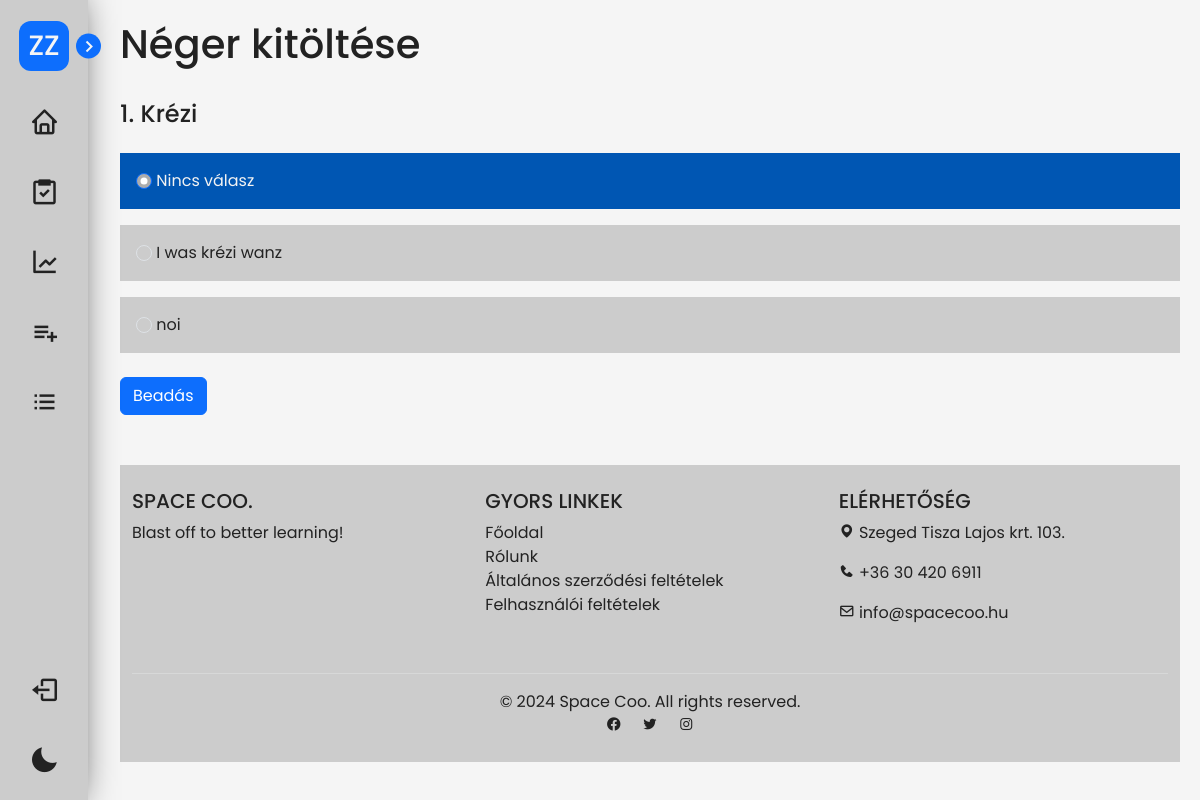
The page /test.php?id=33 (signed in) on the database its author committed.
### tables this page shows
CREATE TABLE `tests` (
  `tid` int(11) NOT NULL,
  `t_name` varchar(255) NOT NULL,
  `date` date NOT NULL,
  `min_score` int(11) DEFAULT NULL,
  `owner` varchar(255) DEFAULT NULL
);

CREATE TABLE `questions` (
  `q_id` int(11) NOT NULL,
  `q_body` text NOT NULL,
  `correct_answer` varchar(255) NOT NULL
);

CREATE TABLE `wrong_answers` (
  `w_id` int(11) NOT NULL,
  `wrong_answer` varchar(255) NOT NULL
);

### classes/class.controller.test.php (called while the page is built, shortened)
<?php
class TestController extends Test {
  public static function constructDefault() {
    $instance = new self(null, null, null);
    return $instance;
  }
}

### classes/class.dbh.php (called while the page is built)
<?php
class Dbh {
    protected function connect() {
        try {
            $username = "root";
            $password = "";
            $dbh = new PDO("mysql:host=localhost;dbname=spacecoo", $username, $password);
            return $dbh;
        } catch (PDOException $e) {
            print "Error: " . $e->getMessage() . "<br/>";
            die();
        }
    }
}

### classes/class.test.php (called while the page is built, shortened)
<?php
class Test extends Dbh {
  public function getTestById($testId) {
    $stmt = $this->connect()->prepare('SELECT * FROM tests WHERE tid = ?');
    if (!$stmt->execute(array($testId))) {
      $stmt = NULL;
      header('location: ../index.php?error=stmtfailed');
      exit();
    }
    $result = $stmt->fetchAll(PDO::FETCH_ASSOC);
    return $result[0];
  }
}

### classes/class.controller.questions.php (called while the page is built, shortened)
<?php
class QuestionsController extends Questions {
  private $testId;
  public static function constructWithTestIdOnly($testId) {
    $instance = new self(null, null, null, $testId);
    return $instance;
  }
  public function __construct($questionBody, $correctAnswer, $wrongAnswers, $testId) {
    $this->testId = $testId;
  }
  public function getAllQuestionsByTestId() {
    $questions = $this->getQuestions($this->testId);
    $questionsAssoc = [];
    foreach ($questions as $row) {
      if (!isset($questionsAssoc[$row['q_id']])) {
          $questionsAssoc[$row['q_id']] = [
              'q_body' => $row['q_body'],
              'correct_answer' => $row['correct_answer'],
              'wrong_answers' => []
          ];
      }
      if (!empty($row['wrong_answer'])) {
          $questionsAssoc[$row['q_id']]['wrong_answers'][] = $row['wrong_answer'];
      }
    }
    return $questionsAssoc;
  }
}

### classes/class.questions.php (called while the page is built, shortened)
<?php
class Questions extends Dbh {
  protected function getQuestions($testId) {
    try {
      $sql = "
      SELECT
          q.q_id,
          q.q_body,
          q.correct_answer,
          wa.wrong_answer
      FROM
          tests t
      JOIN
          test_questions tq ON t.tid = tq.tid
      JOIN
          questions q ON tq.q_id = q.q_id
      LEFT JOIN
          question_wrong_answers qwa ON q.q_id = qwa.q_id
      LEFT JOIN
          wrong_answers wa ON qwa.w_id = wa.w_id
      WHERE
          t.tid = ?
      ";
      $conn = $this->connect();
      $conn->setAttribute(PDO::ATTR_ERRMODE, PDO::ERRMODE_EXCEPTION);
      $stmt = $conn->prepare($sql);
      $stmt->execute(array($testId));
      $results = $stmt->fetchAll(PDO::FETCH_ASSOC);
      return $results;
    } catch (Exception $e) {
      echo $e;
    }
  }
}

### test.php (the view, shortened to what this page needs)
<?php
include("classes/class.dbh.php");
include("classes/class.test.php");
include("classes/class.controller.test.php");
include("classes/class.questions.php");
include("classes/class.controller.questions.php");
$testController = TestController::constructDefault();
$test = $testController->getTestById($_GET["id"]);
$questionsController = QuestionsController::constructWithTestIdOnly($_GET["id"]);
$questions = $questionsController->getAllQuestionsByTestId();
$questionCounter = 1;
include("includes/header.php");
?>
<link rel="stylesheet" href="css/test.css">
<h1><?php echo $test["t_name"]?> kitöltése</h1>
<form action="includes/include.test_submission.php" method="post">
<?php
  foreach ($questions as $q_id => $question) {
    $answers = [$question["correct_answer"]];
    if (count($question['wrong_answers']) > 0) {
      foreach ($question['wrong_answers'] as $wrong_answer) {
        array_push($answers, $wrong_answer);
      }
    }
    shuffle($answers);
    ?>
    <h4><?php echo $questionCounter . ". " . $question["q_body"]; $questionCounter++; ?></h4>
        <div class="row">
          <div class="col">
            <label class="form-check-label test-question-label" for="question_<?php echo $q_id ?> answer_default">
              <input type="radio" class="form-check-input" name="question_<?php echo $q_id ?>" id="question_<?php echo $q_id ?> answer_default" value="" required checked>
              Nincs válasz
            </label>
          </div>
        </div>
      <?php for ($i = 0; $i < count($answers); $i++) { ?>
        <div class="row">
          <div class="col">
            <label class="form-check-label test-question-label" for="question_<?php echo $q_id ?> answer_<?php echo $i ?>">
              <input type="radio" class="form-check-input" name="question_<?php echo $q_id ?>" id="question_<?php echo $q_id ?> answer_<?php echo $i ?>" value="<?php echo htmlspecialchars($answers[$i]); ?>" required>
              <?php echo $answers[$i] ?>
            </label>
          </div>
        </div>
      <?php } ?>
  <?php }
  ?>
  <input type="submit" class="mt-4 btn btn-primary" value="Beadás" name="submit_test">
</form>
<?php include("includes/footer.php"); ?>

### css/footer.css (style rules this page uses)
:root { --background-color: #f5f5f5; --text-color: #222222; --primary-accent: #0d6efd; --secondary-accent: #cccccc; --border-color: #e0e0e0; --highlight-color: #0056b3; }

### css/index.css (style rules this page uses)
:root { --background-color: #f5f5f5; --text-color: #222222; --primary-accent: #0d6efd; --secondary-accent: #cccccc; --border-color: #e0e0e0; --highlight-color: #0056b3; --correct-color: green; --incorrect-color: red; }
* { padding: 0; margin: 0; box-sizing: border-box; text-decoration: none; font-family: Poppins, sans-serif; color: var(--text-color); }
body { background-color: var(--background-color); padding: 20px; padding-left: 120px; transition: all 0.2s ease-in-out; }
h1 { color: var(--text-color); }

### css/test.css (style rules this page uses)
.test-question-label { background-color: var(--secondary-accent); padding: 1rem; width: 100%; margin-top: 1rem; cursor: pointer; transition: all 0.1s ease-in-out; }
label.test-question-label:has(input[type="radio"]:checked) { background-color: var(--highlight-color); color: #f3f3f3; transition: all 0.1s ease-in-out; }
.form-check-input { background-color: var(--secondary-accent); }
.form-check-input:checked { background-color: #acacac; }
h4 { margin-top: 2rem; }

### rows shown on the page
tests: t_name "Néger"
questions: q_body "Krézi", correct_answer "I was krézi wanz", wrong_answers.wrong_answer "noi"

### other values the page prints
explode(" ", $_SESSION["userName"])[0][0] "Z"
explode(" ", $_SESSION["userName"])[1][0] "Z"
